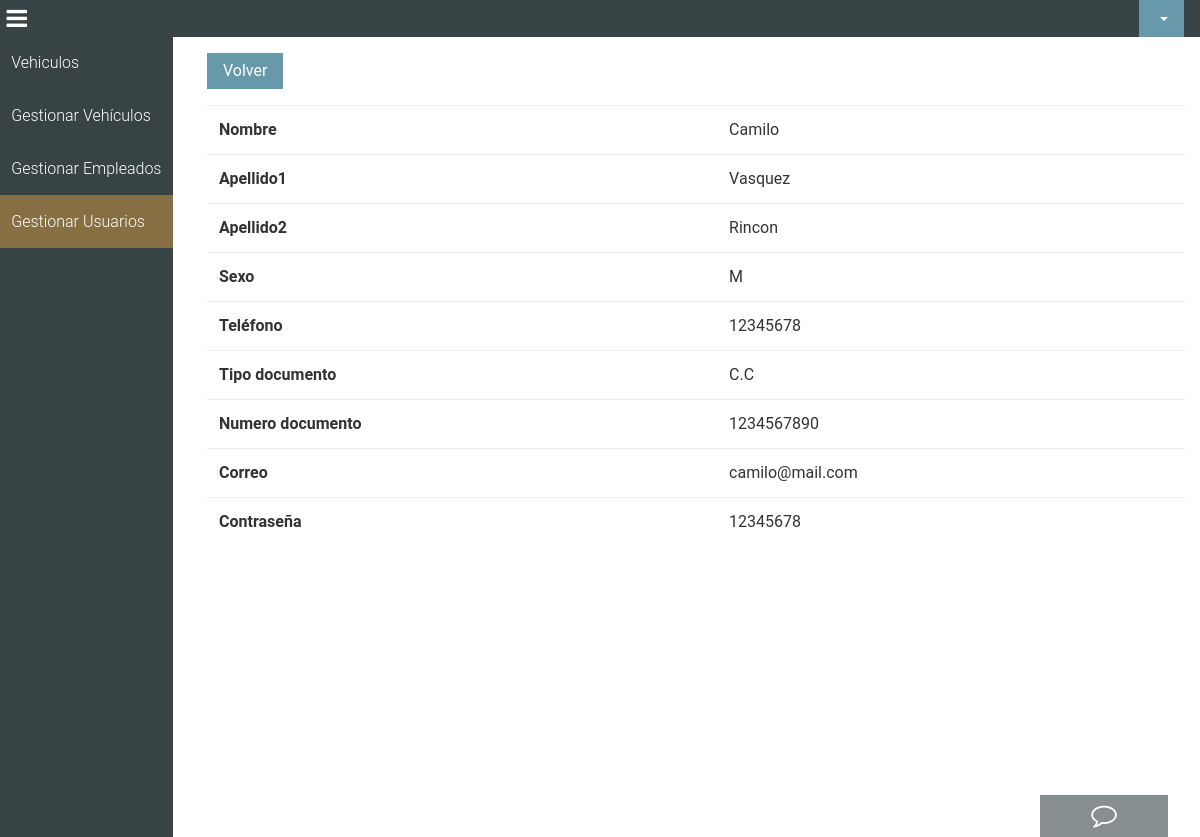
Page /dashboardadmin/gestion_usuarios/consultar_usuario.php?id=1 on the committed database.
### tables this page shows
CREATE TABLE `clientes` (
  `id_cliente` int(11) NOT NULL,
  `nombre` varchar(100) NOT NULL,
  `apellido1` varchar(100) NOT NULL,
  `apellido2` varchar(100) NOT NULL,
  `sexo` varchar(100) NOT NULL,
  `telefono` bigint(20) NOT NULL,
  `tipo_documento` varchar(100) NOT NULL,
  `numero_documento` int(11) NOT NULL,
  `correo` varchar(100) NOT NULL,
  `contrasena` varchar(100) NOT NULL
);

### dashboardadmin/gestion_usuarios/consultar_usuario.php (the view, shortened to what this page needs)
<?php
  require "../../php/conexion.php";
  if ($_GET) {
    $id     = $_GET['id'];
    $sql  = mysqli_query($con, "SELECT * FROM clientes WHERE id_cliente = $id");
    $row    = mysqli_fetch_array($sql);
  }
  include '../../layouts/header.php';
  include '../../layouts/navbar.php';
?>
  <div class="content">
    <div class="container-fluid">
      <a class="btn btn-primary" href="usuarios.php">Volver</a>
      <div class="table-fluid">
        <table class="table">
          <tr>
            <th>Nombre</th>
            <td><?php echo $row['nombre']; ?></td>
          </tr>
          <tr>
            <th>Apellido1</th>
            <td><?php echo $row['apellido1']; ?></td>
          </tr>
          <tr>
            <th>Apellido2</th>
            <td><?php echo $row['apellido2']; ?></td>
          </tr>
          <tr>
            <th>Sexo</th>
            <td><?php echo $row['sexo']; ?></td>
          </tr>
          <tr>
            <th>Teléfono</th>
            <td><?php echo $row['telefono']; ?></td>
          </tr>
          <tr>
            <th>Tipo documento</th>
            <td><?php echo $row['tipo_documento']; ?></td>
          </tr>
          <tr>
            <th>Numero documento</th>
            <td><?php echo $row['numero_documento']; ?></td>
          </tr>
          <tr>
            <th>Correo</th>
            <td><?php echo $row['correo']; ?></td>
          </tr>
          <tr>
            <th>Contraseña</th>
            <td><?php echo $row['contrasena']; ?></td>
          </tr>
        </table>
      </div>
    </div>
  </div>
<?php include '../../layouts/footer.php' ?>

### css/master.css (style rules this page uses)
body { color: #333; font-family: 'Roboto', sans-serif; }
html, body { height: 100%; }
.btn-primary { background-color: #6799ab; border: none; }
.table-fluid { overflow: auto; }
.btn { border-radius: initial; }
.content { padding-left: 12rem; height: 100%; }
.content div { margin-top: 1rem; }

### rows in the picture
clientes: nombre "Camilo", apellido1 "Vasquez", apellido2 "Rincon", sexo "M", telefono "12345678", tipo_documento "C.C", numero_documento "1234567890", correo "camilo@mail.com", contrasena "12345678"
